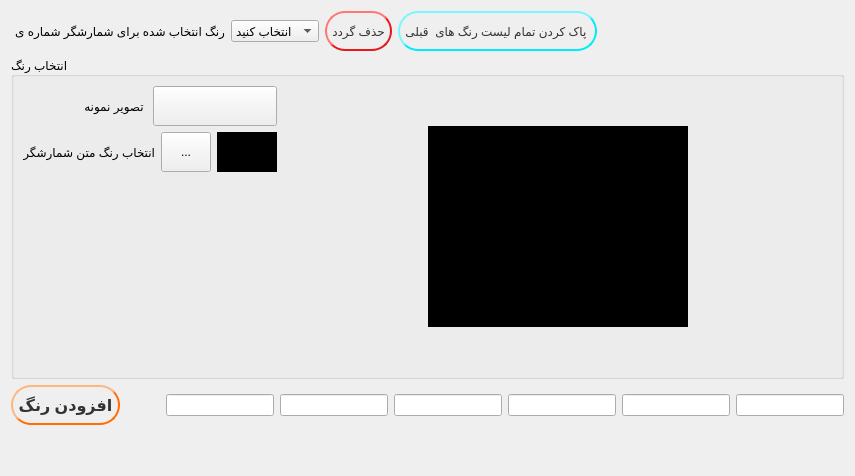
            <widget class="QWidget" name="page_4">
             <layout class="QVBoxLayout" name="verticalLayout_28">
              <item>
               <layout class="QHBoxLayout" name="horizontalLayout_11">
                <item>
                 <widget class="QLabel" name="label_10">
                  <property name="font">
                   <font>
                    <pointsize>9</pointsize>
                    <weight>50</weight>
                    <bold>false</bold>
                   </font>
                  </property>
                  <property name="text">
                   <string>رنگ انتخاب شده برای شمارشگر شماره ی </string>
                  </property>
                 </widget>
                </item>
                <item>
                 <widget class="QComboBox" name="comboBox_2">
                  <property name="font">
                   <font>
                    <pointsize>9</pointsize>
                    <weight>50</weight>
                    <bold>false</bold>
                   </font>
                  </property>
                  <item>
                   <property name="text">
                    <string>انتخاب کنید</string>
                   </property>
                  </item>
                  <item>
                   <property name="text">
                    <string>1</string>
                   </property>
                  </item>
                  <item>
                   <property name="text">
                    <string>2</string>
                   </property>
                  </item>
                  <item>
                   <property name="text">
                    <string>3</string>
                   </property>
                  </item>
                  <item>
                   <property name="text">
                    <string>4</string>
                   </property>
                  </item>
                  <item>
                   <property name="text">
                    <string>5</string>
                   </property>
                  </item>
                 </widget>
                </item>
                <item>
                 <widget class="QPushButton" name="pushButton_deletecolor">
                  <property name="minimumSize">
                   <size>
                    <width>0</width>
                    <height>40</height>
                   </size>
                  </property>
                  <property name="font">
                   <font>
                    <pointsize>9</pointsize>
                    <weight>50</weight>
                    <bold>false</bold>
                   </font>
                  </property>
                  <property name="styleSheet">
                   <string notr="true">QPushButton {
    color: #333;
    border: 2px solid #e71919;
    border-radius: 20px;
    border-style: outset;
    background: qradialgradient(
        cx: 0.3, cy: -0.4, fx: 0.3, fy: -0.4,
        radius: 1.35, stop: 0 #fff, stop: 1 #e71919
        );
    padding: 5px;
    }

QPushButton:hover {
    background: qradialgradient(
        cx: 0.3, cy: -0.4, fx: 0.3, fy: -0.4,
        radius: 1.35, stop: 0 #fff, stop: 1 #e71919
        );
    }

QPushButton:pressed {
    border: 2px solid #fe6e00;
    border-style: inset;
    background: qradialgradient(
        cx: 0.4, cy: -0.1, fx: 0.4, fy: -0.1,
        radius: 1.35, stop: 0 #fff, stop: 1 #e71919
        );
    }</string>
                  </property>
                  <property name="text">
                   <string>حذف گردد</string>
                  </property>
                 </widget>
                </item>
                <item>
                 <widget class="QPushButton" name="pushButton_2">
                  <property name="minimumSize">
                   <size>
                    <width>0</width>
                    <height>40</height>
                   </size>
                  </property>
                  <property name="font">
                   <font>
                    <pointsize>9</pointsize>
                    <weight>50</weight>
                    <bold>false</bold>
                   </font>
                  </property>
                  <property name="styleSheet">
                   <string notr="true">QPushButton {
    color: #333;
    border: 2px solid #00ecfa;
    border-radius: 20px;
    border-style: outset;
    background: qradialgradient(
        cx: 0.3, cy: -0.4, fx: 0.3, fy: -0.4,
        radius: 1.35, stop: 0 #01ffff, stop: 1 #00cef1
        );
    padding: 5px;
    }

QPushButton:hover {
    background: qradialgradient(
        cx: 0.3, cy: -0.4, fx: 0.3, fy: -0.4,
        radius: 1.35, stop: 0 #fff, stop: 1 #00b8ea
        );
    }

QPushButton:pressed {
    border-style: inset;
    background: qradialgradient(
        cx: 0.4, cy: -0.1, fx: 0.4, fy: -0.1,
        radius: 1.35, stop: 0 #fff, stop: 1 #00a9bf
        );
    }</string>
                  </property>
                  <property name="text">
                   <string>پاک کردن تمام لیست رنگ های  قبلی </string>
                  </property>
                 </widget>
                </item>
                <item>
                 <spacer name="horizontalSpacer_16">
                  <property name="orientation">
                   <enum>Qt::Horizontal</enum>
                  </property>
                  <property name="sizeHint" stdset="0">
                   <size>
                    <width>40</width>
                    <height>20</height>
                   </size>
                  </property>
                 </spacer>
                </item>
               </layout>
              </item>
              <item>
               <widget class="QGroupBox" name="groupBox">
                <property name="font">
                 <font>
                  <pointsize>9</pointsize>
                  <weight>50</weight>
                  <bold>false</bold>
                 </font>
                </property>
                <property name="title">
                 <string>انتخاب رنگ</string>
                </property>
                <layout class="QVBoxLayout" name="verticalLayout_27">
                 <item>
                  <layout class="QHBoxLayout" name="horizontalLayout_16">
                   <item>
                    <layout class="QVBoxLayout" name="verticalLayout_26">
                     <item>
                      <layout class="QVBoxLayout" name="verticalLayout_24">
                       <item>
                        <layout class="QHBoxLayout" name="horizontalLayout_13">
                         <item>
                          <widget class="QLabel" name="label_12">
                           <property name="text">
                            <string> تصویر نمونه </string>
                           </property>
                          </widget>
                         </item>
                         <item>
                          <widget class="QPushButton" name="pushButton_sample">
                           <property name="minimumSize">
                            <size>
                             <width>0</width>
                             <height>40</height>
                            </size>
                           </property>
                           <property name="autoFillBackground">
                            <bool>false</bool>
                           </property>
                           <property name="styleSheet">
                            <string notr="true">image: url(:/images/folder.png);
</string>
                           </property>
                           <property name="text">
                            <string/>
                           </property>
                           <property name="autoRepeat">
                            <bool>false</bool>
                           </property>
                          </widget>
                         </item>
                        </layout>
                       </item>
                       <item>
                        <layout class="QHBoxLayout" name="horizontalLayout_14">
                         <item>
                          <widget class="QLabel" name="label_7">
                           <property name="text">
                            <string>انتخاب رنگ متن شمارشگر</string>
                           </property>
                          </widget>
                         </item>
                         <item>
                          <widget class="ColorPickerToolButton" name="toolButton">
                           <property name="minimumSize">
                            <size>
                             <width>50</width>
                             <height>40</height>
                            </size>
                           </property>
                           <property name="styleSheet">
                            <string notr="true"/>
                           </property>
                           <property name="text">
                            <string>...</string>
                           </property>
                          </widget>
                         </item>
                         <item>
                          <widget class="QLabel" name="label_selected_text_color">
                           <property name="minimumSize">
                            <size>
                             <width>60</width>
                             <height>0</height>
                            </size>
                           </property>
                           <property name="styleSheet">
                            <string notr="true">background-color: rgb(0, 0, 0);</string>
                           </property>
                           <property name="text">
                            <string/>
                           </property>
                          </widget>
                         </item>
                        </layout>
                       </item>
                      </layout>
                     </item>
                     <item>
                      <spacer name="verticalSpacer_8">
                       <property name="orientation">
                        <enum>Qt::Vertical</enum>
                       </property>
                       <property name="sizeHint" stdset="0">
                        <size>
                         <width>20</width>
                         <height>40</height>
                        </size>
                       </property>
                      </spacer>
                     </item>
                    </layout>
                   </item>
                   <item>
                    <layout class="QVBoxLayout" name="verticalLayout_25">
                     <item>
                      <spacer name="verticalSpacer_4">
                       <property name="orientation">
                        <enum>Qt::Vertical</enum>
                       </property>
                       <property name="sizeHint" stdset="0">
                        <size>
                         <width>20</width>
                         <height>40</height>
                        </size>
                       </property>
                      </spacer>
                     </item>
                     <item>
                      <layout class="QHBoxLayout" name="horizontalLayout_15">
                       <item>
                        <spacer name="horizontalSpacer_9">
                         <property name="orientation">
                          <enum>Qt::Horizontal</enum>
                         </property>
                         <property name="sizeHint" stdset="0">
                          <size>
                           <width>40</width>
                           <height>20</height>
                          </size>
                         </property>
                        </spacer>
                       </item>
                       <item>
                        <widget class="QLabel" name="label_13">
                         <property name="sizePolicy">
                          <sizepolicy hsizetype="Fixed" vsizetype="Fixed">
                           <horstretch>0</horstretch>
                           <verstretch>0</verstretch>
                          </sizepolicy>
                         </property>
                         <property name="minimumSize">
                          <size>
                           <width>260</width>
                           <height>201</height>
                          </size>
                         </property>
                         <property name="styleSheet">
                          <string notr="true">background-color: rgb(0, 0, 0);</string>
                         </property>
                         <property name="text">
                          <string/>
                         </property>
                         <property name="scaledContents">
                          <bool>true</bool>
                         </property>
                        </widget>
                       </item>
                       <item>
                        <spacer name="horizontalSpacer_10">
                         <property name="orientation">
                          <enum>Qt::Horizontal</enum>
                         </property>
                         <property name="sizeHint" stdset="0">
                          <size>
                           <width>40</width>
                           <height>20</height>
                          </size>
                         </property>
                        </spacer>
                       </item>
                      </layout>
                     </item>
                     <item>
                      <spacer name="verticalSpacer_7">
                       <property name="orientation">
                        <enum>Qt::Vertical</enum>
                       </property>
                       <property name="sizeHint" stdset="0">
                        <size>
                         <width>20</width>
                         <height>40</height>
                        </size>
                       </property>
                      </spacer>
                     </item>
                    </layout>
                   </item>
                  </layout>
                 </item>
                </layout>
               </widget>
              </item>
              <item>
               <layout class="QHBoxLayout" name="horizontalLayout_18">
                <item>
                 <widget class="QPushButton" name="pushButton_savecolor">
                  <property name="minimumSize">
                   <size>
                    <width>0</width>
                    <height>40</height>
                   </size>
                  </property>
                  <property name="font">
                   <font>
                    <pointsize>12</pointsize>
                    <weight>75</weight>
                    <bold>true</bold>
                   </font>
                  </property>
                  <property name="styleSheet">
                   <string notr="true">QPushButton {
    color: #333;
    border: 2px solid #fe6e00;
    border-radius: 20px;
    border-style: outset;
    background: qradialgradient(
        cx: 0.3, cy: -0.4, fx: 0.3, fy: -0.4,
        radius: 1.35, stop: 0 #fff, stop: 1 #fd5602
        );
    padding: 5px;
    }

QPushButton:hover {
    background: qradialgradient(
        cx: 0.3, cy: -0.4, fx: 0.3, fy: -0.4,
        radius: 1.35, stop: 0 #fff, stop: 1 #ffaf42
        );
    }

QPushButton:pressed {
    border: 2px solid #fe6e00;
    border-style: inset;
    background: qradialgradient(
        cx: 0.4, cy: -0.1, fx: 0.4, fy: -0.1,
        radius: 1.35, stop: 0 #fff, stop: 1 #ffaf42
        );
    }</string>
                  </property>
                  <property name="text">
                   <string>افزودن رنگ</string>
                  </property>
                 </widget>
                </item>
                <item>
                 <spacer name="horizontalSpacer_15">
                  <property name="orientation">
                   <enum>Qt::Horizontal</enum>
                  </property>
                  <property name="sizeHint" stdset="0">
                   <size>
                    <width>40</width>
                    <height>20</height>
                   </size>
                  </property>
                 </spacer>
                </item>
                <item>
                 <layout class="QHBoxLayout" name="horizontalLayout_17">
                  <item>
                   <widget class="QLineEdit" name="lineEdit_max2">
                    <property name="text">
                     <string/>
                    </property>
                   </widget>
                  </item>
                  <item>
                   <widget class="QLineEdit" name="lineEdit_max1">
                    <property name="text">
                     <string/>
                    </property>
                   </widget>
                  </item>
                  <item>
                   <widget class="QLineEdit" name="lineEdit_max0">
                    <property name="text">
                     <string/>
                    </property>
                   </widget>
                  </item>
                  <item>
                   <widget class="QLineEdit" name="lineEdit_min2">
                    <property name="text">
                     <string/>
                    </property>
                   </widget>
                  </item>
                  <item>
                   <widget class="QLineEdit" name="lineEdit_min1">
                    <property name="text">
                     <string/>
                    </property>
                   </widget>
                  </item>
                  <item>
                   <widget class="QLineEdit" name="lineEdit_min0">
                    <property name="text">
                     <string/>
                    </property>
                   </widget>
                  </item>
                 </layout>
                </item>
               </layout>
              </item>
              <item>
               <spacer name="verticalSpacer_9">
                <property name="orientation">
                 <enum>Qt::Vertical</enum>
                </property>
                <property name="sizeHint" stdset="0">
                 <size>
                  <width>20</width>
                  <height>40</height>
                 </size>
                </property>
               </spacer>
              </item>
             </layout>
            </widget>
